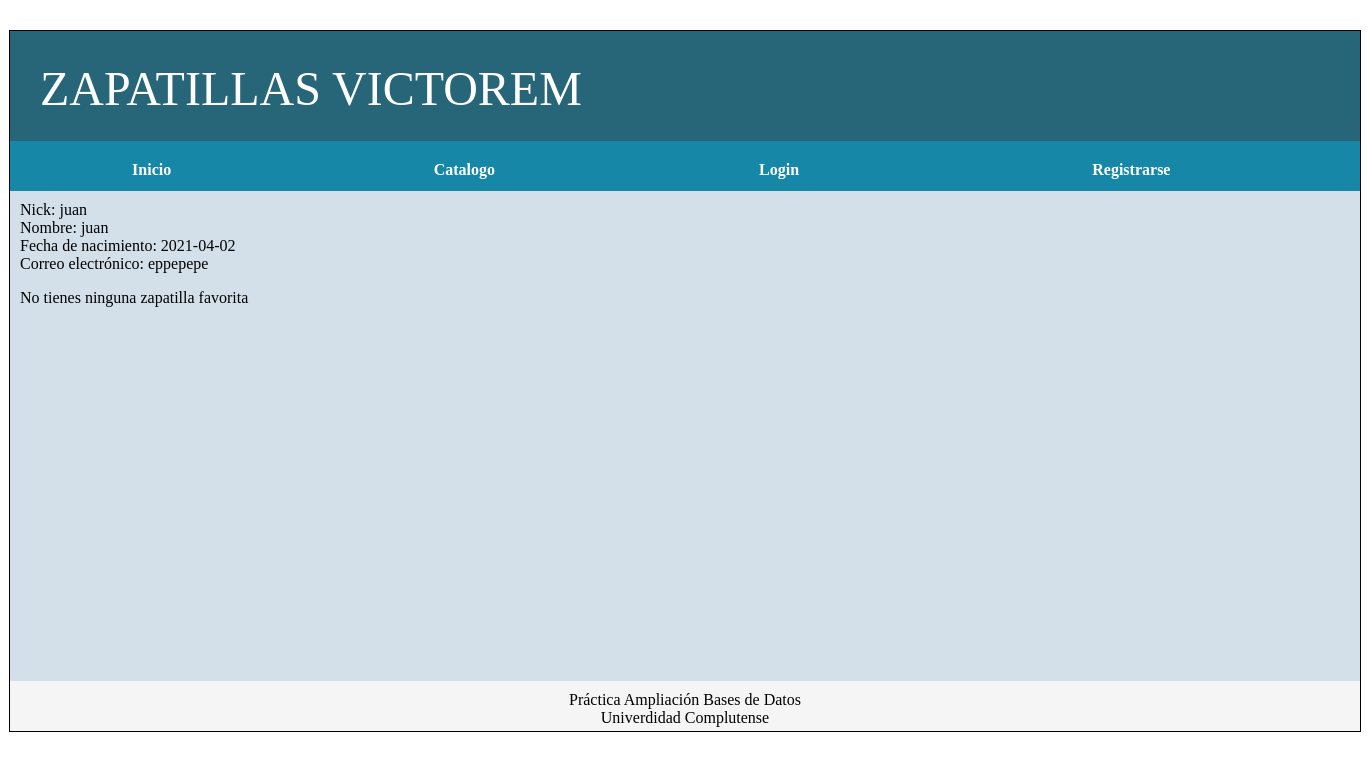
The app's page /vistaPerfil.php?variable=juan, older data.
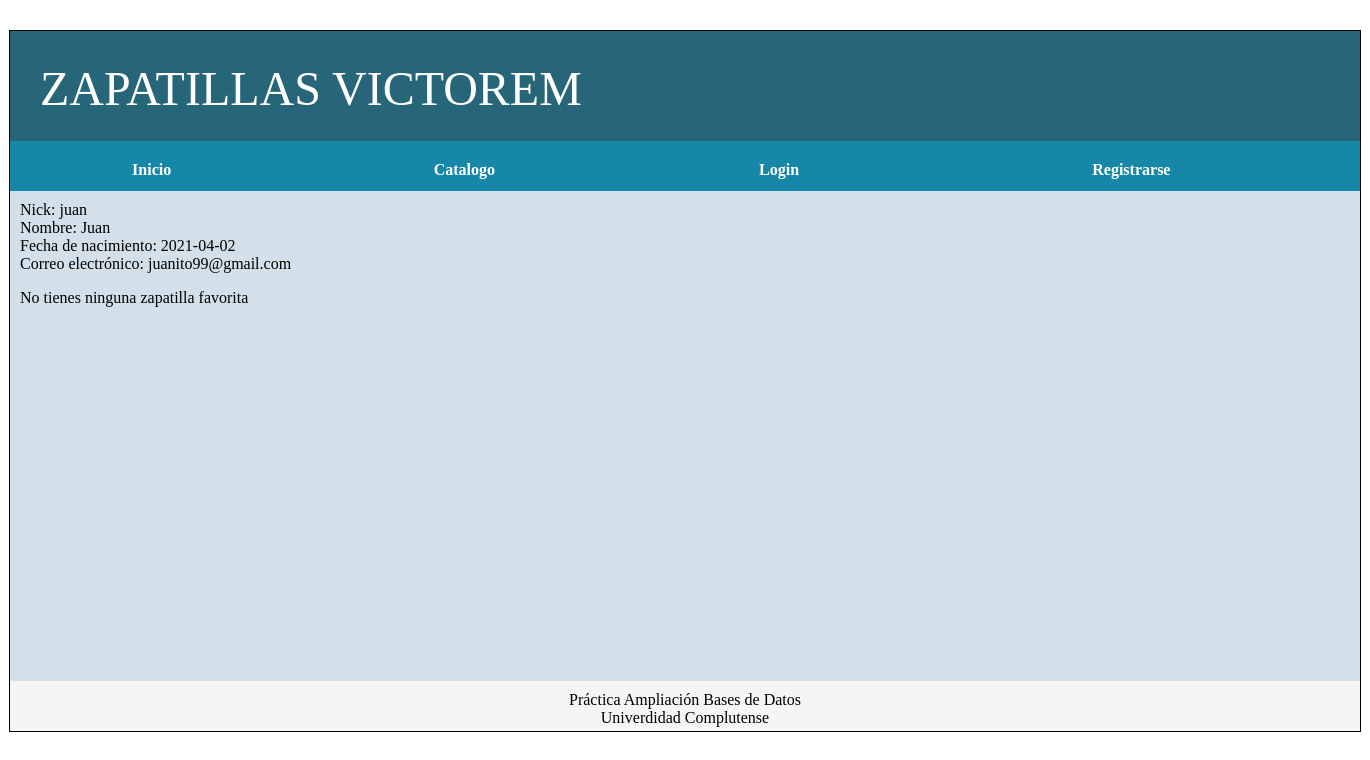
The same page, newer data.
### tables this page shows
CREATE TABLE `usuarios` (
  `Id` varchar(100) NOT NULL,
  `Nombre` varchar(100) NOT NULL,
  `Contrasenia` varchar(300) NOT NULL,
  `FechaNacimiento` date NOT NULL,
  `Correo` varchar(100) NOT NULL,
  `Tipo` varchar(100) NOT NULL
);

### includes/DAO/DAO.php (called while the page is built, shortened)
<?php
class DAO {
		public $mysqli;
		public function __construct(){
			if (!$this->mysqli ){
				$this->mysqli = new mysqli('localhost','admin','adminpass','zapatillas');
			}
		}
		public function ejecutarConsulta($sql){
			if($sql != ""){
				$consulta = $this->mysqli->query($sql) or die ($this->mysqli->error. " en la línea ".(__LINE__-1));
				$tablaDatos = array();
				while ($fila = mysqli_fetch_assoc($consulta)){
					array_push($tablaDatos, $fila);
				}
				return $tablaDatos;
			}
			else {
				return 0;
			}
		}
}
?>

### includes/SA/SAUsuario.php (called while the page is built, shortened)
<?php
require_once __DIR__.'/../DAO/DAOUsuario.php';
class SAUsuario{
    public static function buscaUsuarioSA($idUsuario) {
        $daoUsuario = new DAOUsuario();
        return $daoUsuario->buscaUsuarioDAO($idUsuario);
    }
}
?>

### includes/DAO/DAOUsuario.php (called while the page is built, shortened)
<?php
include_once('DAO.php');
require_once __DIR__.'/../TO/TOUsuario.php';
class DAOUsuario extends DAO {
	public function buscaUsuarioDAO($idUsuario) {
		$usuario = new TOUsuario($idUsuario);
		$query = "SELECT * FROM usuarios  WHERE Id = '$idUsuario'";
		$rs = $this->ejecutarConsulta($query);
		if ($rs) {
			if (count($rs) == 1) {
				$usuario->setIdUsuario($rs[0]["Id"]);
				$usuario->setNombreUsuario($rs[0]["Nombre"]);
				$usuario->setContrasenaUsuario($rs[0]["Contrasenia"]);
				$usuario->setFechaUsuario($rs[0]["FechaNacimiento"]);
				$usuario->setCorreoUsuario($rs[0]["Correo"]);
				$usuario->setTipoUsuario($rs[0]["Tipo"]);
            return $usuario;
			}
		}
		return null;
	}
}
?>

### includes/TO/TOUsuario.php (called while the page is built, shortened)
<?php
class TOUsuario{
	private $id;
	private $nombre;
	private $fecha;
	private $correo;
	private $tipo;
	public function __construct($idUsuario){
		$this->id = $idUsuario;
	}
	public function setIdUsuario($idUsuario){
		$this->id = $idUsuario;
	}
	public function setNombreUsuario($nombreUsuario){
		$this->nombre = $nombreUsuario;
	}
	public function setFechaUsuario($fechaUsuario){
		$this->fecha = $fechaUsuario;
	}
	public function setCorreoUsuario ($correoUsuario){
		$this->correo = $correoUsuario;
	}
	public function setTipoUsuario($tipoUsuario){
		$this->tipo = $tipoUsuario;
	}
	public function getIdUsuario(){
		return $this->id;
	}
	public function getNombreUsuario(){
		return $this->nombre;
	}
	public function getFechaUsuario(){
		return $this->fecha;
	}
	public function getCorreoUsuario(){
		return $this->correo;
	}
	public function getTipoUsuario(){
		return $this->tipo;
	}
}
?>

### includes/SA/SAFavorito.php (called while the page is built, shortened)
<?php
require_once __DIR__.'/../DAO/DAOFavorito.php';
class SAFavorito {
	public static function listarFavoritosSA(){
	$daoFavorito = new DAOFavorito();
	$result = $daoFavorito->listarFavoritosDAO($_SESSION["id"]);
	$eventos = array();
	return $eventos;
	}
}
?>

### includes/DAO/DAOFavorito.php (called while the page is built, shortened)
<?php
include_once('DAO.php');
class DAOFavorito extends DAO {
	public function listarFavoritosDAO($id){
		$query = "SELECT * FROM favoritos WHERE IdUsuario = '$id'";
		$array = array();
		$rs = $this->ejecutarConsulta($query);
		if (count($rs) != 0) {
			for($i = 0; $i < count($rs); $i++ ){
                array_push( $array, $rs[$i]['IdZapatilla']);
            }
			return $array;
		}
		else{
			return null;
		}
	}
}
?>

### vistaPerfil.php (the view, shortened to what this page needs)
<?php
	require_once __DIR__.'/includes/SA/SAUsuario.php';
	require_once __DIR__.'/includes/TO/TOUsuario.php';
	require_once __DIR__.'/includes/SA/SAFavorito.php';
?>
<html>
<head>
	<link rel="stylesheet" type="text/css" href="css/estilo-basico.css" />
</head>
<body>
	<div id="contenedor">
		<?php
			require("includes/comun/cabecera.php");
			require("includes/comun/menu.php");
		?>
		<div id="contenidos">
			<?php
				if (isset($_GET['variable'])){
					$perfilUsuario = SAUsuario::buscaUsuarioSA($_GET['variable']);
				}
				echo "Nick: ". $perfilUsuario->getIdUsuario() . "</br>";
				echo "Nombre: " . $perfilUsuario->getNombreUsuario() ."</br>";
				echo "Fecha de nacimiento: " . $perfilUsuario->getFechaUsuario() . "</br>";
				echo "Correo electrónico: " . $perfilUsuario->getCorreoUsuario() . "</br>";
				$listaFavoritos = SAFavorito::listarFavoritosSA();
				$numero = sizeof($listaFavoritos);
				if($listaFavoritos == null || $numero == 0){
					echo "<p>No tienes ninguna zapatilla favorita</p>";
				}
			?>
		</div>
		<?php
			include("includes/comun/pie.php");
		?>
	</div>
</body>
</html>

### includes/comun/cabecera.php (shortened to what this page needs)
<!DOCTYPE html>
<html>
<head>
	<link rel="stylesheet" type="text/css" href="estilo-basico.css" />
</head>
<body>
	<div id="cabecera">
		<div class="cabecera">
			<?php
				echo "<FONT FACE='arial black' SIZE=40>ZAPATILLAS VICTOREM</font>";
			?>
		</div>
	</div>
</body>
</html>

### includes/comun/menu.php (shortened to what this page needs)
<!DOCTYPE html>
<html>
<head>
	<link rel="stylesheet" type="text/css" href="css/estiloComun.css" />
</head>
<body>
	<div id="menu">
		<table>
			<tr>
				<th><a href="index.php">Inicio</a></th>
				<th><a href="listaZapatillas.php">Catalogo</a></th>
				<?php
					if (isset($_SESSION["login"]) && ($_SESSION["login"]==true)) {
						if(isset($_SESSION["id"]) && $_SESSION["admin"]){
							echo "<th><a href='administrar.php'>Administrar</a></th>";
						}
						$id = $_SESSION["id"];
						echo "<th><a href='vistaPerfil.php?variable=$id'>Perfil</a></th>";
						echo "<th><a href='logout.php'>Salir</a></th>";
					}
					else {
						echo "<th><a href='login.php'>Login</a></th>";
						echo "<th><a href='registro.php'>Registrarse</a></th>";
					}
				?>
			</tr>
		</table>
	</div>
</body>
</html>

### includes/comun/pie.php (shortened to what this page needs)
<!DOCTYPE html>
<html>
<head>
	<link rel="stylesheet" type="text/css" href="estilo-basico.css" />
</head>
<body>
	<div id="pie">
		Práctica Ampliación Bases de Datos</br>
		Univerdidad Complutense</br>
	</div>
</body>
</html>

### css/estilo-basico.css (style rules this page uses)
body { background-color: #FFFFFF; }
div#contenedor { width: 1350px; height: 700px; margin: auto; border: 1px solid black; background-color: #aaaaaa; margin-top: 30px; }
div#cabecera { padding: 30px; width: 1290px; height: 50px; background-color: #276678; color: white; }
div#contenidos { overflow-y: scroll; padding: 10px; float: center; height: 470px; width: 1330px; background-color: #d3e0ea; }
div#pie { clear: both; padding: 10px; height: 30px; background-color: #f6f5f5; color: black; text-align: center; }

### css/estiloComun.css (style rules this page uses)
th { padding: 10px; width: auto; height: 20px; text-align: center; }
table { width: 100%; background-size: cover; border-collapse: collapse; }
div#menu { padding: 10px; float: center; width: auto; height: 30px; background-color: #1687a7; background-size: cover; }
div#menu a, div#menu a:visited { color: white; font-weight: bold; text-decoration: none; }

Row changes from the older to the newer data that the page shows:
changed usuarios "juan": Nombre "juan" → "Juan"; Correo "eppepepe" → "juanito99@gmail.com"
